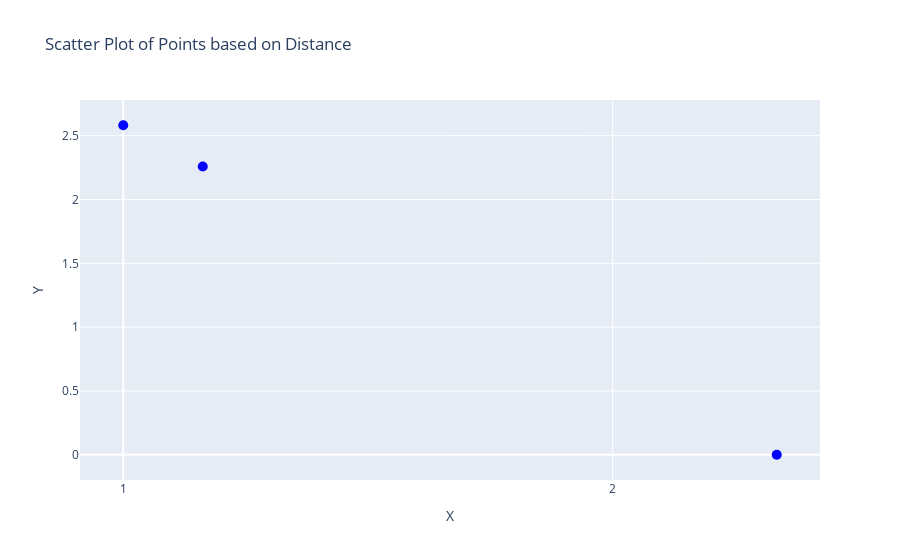

The code cell stored with this chart in its notebook:
### Code cell
import numpy as np
import plotly.graph_objs as go

# Example: Generating random distances for 60 points
num_points = 3
# Generate random distances between 0 and 100 for demonstration
distance_matrix = np.zeros((3,3))
distance_matrix[0,2] = 2
distance_matrix[1,2] = 3
distance_matrix[2,0] = 2
distance_matrix[2,1] = 3
np.fill_diagonal(distance_matrix, 0)  # Set diagonal elements to 0
distance_matrix= (distance_matrix + distance_matrix.T) / 2

# Apply Multidimensional Scaling (MDS) to embed points in 2D space
mds = MDS(n_components=2, dissimilarity='precomputed')
coordinates = mds.fit_transform(distance_matrix)
coordinates -= coordinates.min(axis=0)

# Generate IDs for each point (assuming you have IDs for the points)
point_ids = [f"Point {i}" for i in range(num_points)]

# Create a Plotly scatter plot
fig = go.Figure()

# Add scatter trace
fig.add_trace(go.Scatter(
    x=coordinates[:, 0],
    y=coordinates[:, 1],
    mode='markers',
    marker=dict(
        size=10,
        color='blue'
    ),
    text=point_ids,  # IDs for hover
    hoverinfo='text'  # Show text on hover
))

# Update layout
fig.update_layout(
    title='Scatter Plot of Points based on Distance',
    xaxis_title='X',
    yaxis_title='Y',
    hovermode='closest'
)
fig.update_xaxes(tickvals=[1,2,3], ticktext=[1, 2, 3])
# Show plot
fig.show()

### Figure 1 — Plotly figure (JSON) as saved in the notebook; plotly's stock layout.template omitted (floating-point values rounded to 4 significant figures)
{"data": [{"hoverinfo": "text", "marker": {"color": "blue", "size": 10}, "mode": "markers", "text": ["Point 0", "Point 1", "Point 2"], "type": "scatter", "x": [0.08123, 0, 0.6677], "y": [2.258, 2.582, 0]}], "layout": {"autosize": true, "hovermode": "closest", "title": {"text": "Scatter Plot of Points based on Distance"}, "xaxis": {"autorange": true, "range": [-0.04265, 0.7104], "ticktext": [1, 2, 3], "tickvals": [0, 0.5, 1], "title": {"text": "X"}, "type": "linear"}, "yaxis": {"autorange": true, "range": [-0.2634, 2.845], "title": {"text": "Y"}, "type": "linear"}}}
